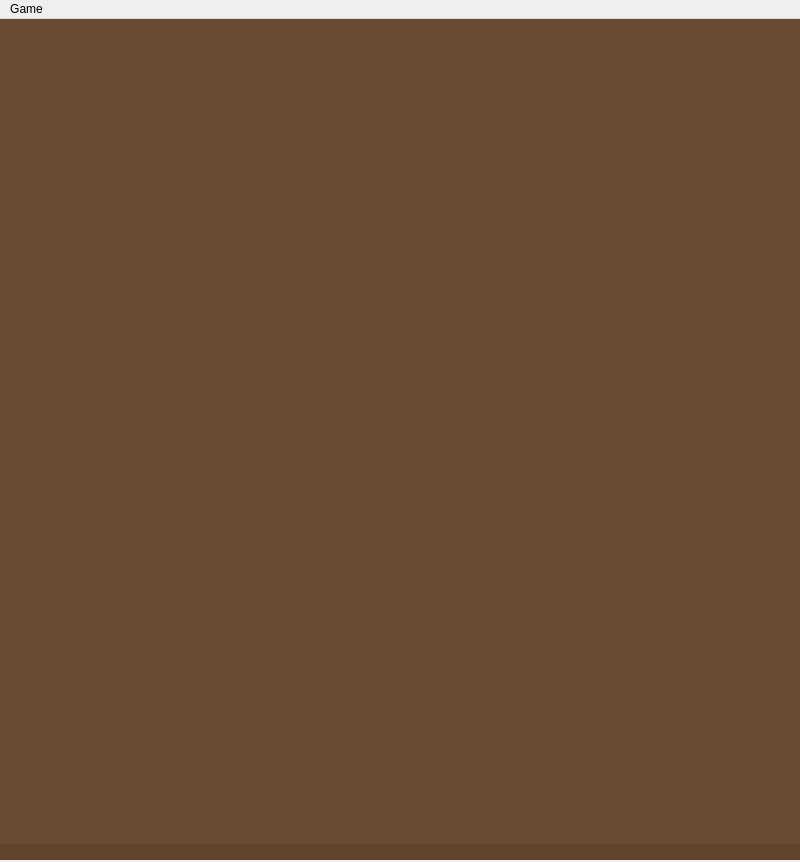
<?xml version="1.0" encoding="UTF-8"?>
<ui version="4.0">
 <class>MainWindow</class>
 <widget class="QMainWindow" name="MainWindow">
  <property name="geometry">
   <rect>
    <x>0</x>
    <y>0</y>
    <width>800</width>
    <height>862</height>
   </rect>
  </property>
  <property name="windowTitle">
   <string>MainWindow</string>
  </property>
  <widget class="QWidget" name="centralwidget">
   <property name="maximumSize">
    <size>
     <width>800</width>
     <height>841</height>
    </size>
   </property>
   <property name="styleSheet">
    <string notr="true">#centralwidget {background-color: rgb(105, 75, 51)}</string>
   </property>
   <layout class="QVBoxLayout" name="verticalLayout">
    <property name="spacing">
     <number>0</number>
    </property>
    <property name="leftMargin">
     <number>0</number>
    </property>
    <property name="topMargin">
     <number>0</number>
    </property>
    <property name="rightMargin">
     <number>0</number>
    </property>
    <property name="bottomMargin">
     <number>0</number>
    </property>
    <item>
     <layout class="QVBoxLayout" name="centerLayout">
      <property name="spacing">
       <number>0</number>
      </property>
     </layout>
    </item>
    <item>
     <spacer name="verticalSpacer">
      <property name="orientation">
       <enum>Qt::Vertical</enum>
      </property>
      <property name="sizeHint" stdset="0">
       <size>
        <width>20</width>
        <height>798</height>
       </size>
      </property>
     </spacer>
    </item>
    <item>
     <layout class="QHBoxLayout" name="horizontalLayout_bottom">
      <property name="spacing">
       <number>0</number>
      </property>
      <item>
       <layout class="QHBoxLayout" name="horizontalLayout_white_eaten">
        <property name="spacing">
         <number>0</number>
        </property>
       </layout>
      </item>
      <item>
       <spacer name="horizontalSpacer">
        <property name="orientation">
         <enum>Qt::Horizontal</enum>
        </property>
        <property name="sizeHint" stdset="0">
         <size>
          <width>40</width>
          <height>20</height>
         </size>
        </property>
       </spacer>
      </item>
      <item>
       <layout class="QHBoxLayout" name="horizontalLayout_black_eaten">
        <property name="spacing">
         <number>0</number>
        </property>
       </layout>
      </item>
     </layout>
    </item>
    <item>
     <widget class="QWidget" name="statusBar" native="true">
      <property name="minimumSize">
       <size>
        <width>0</width>
        <height>16</height>
       </size>
      </property>
      <property name="maximumSize">
       <size>
        <width>16777215</width>
        <height>16</height>
       </size>
      </property>
      <property name="styleSheet">
       <string notr="true">background-color: rgb(96, 67, 44);
font-size: 12px;</string>
      </property>
      <layout class="QHBoxLayout" name="horizontalLayout_status">
       <property name="spacing">
        <number>0</number>
       </property>
       <property name="leftMargin">
        <number>0</number>
       </property>
       <property name="topMargin">
        <number>0</number>
       </property>
       <property name="rightMargin">
        <number>0</number>
       </property>
       <property name="bottomMargin">
        <number>0</number>
       </property>
       <item>
        <widget class="QLabel" name="label_info">
         <property name="styleSheet">
          <string notr="true">color: rgb(255, 255, 255);</string>
         </property>
         <property name="text">
          <string/>
         </property>
        </widget>
       </item>
       <item>
        <widget class="QLabel" name="label_latency">
         <property name="sizePolicy">
          <sizepolicy hsizetype="Expanding" vsizetype="Preferred">
           <horstretch>0</horstretch>
           <verstretch>0</verstretch>
          </sizepolicy>
         </property>
         <property name="styleSheet">
          <string notr="true"/>
         </property>
         <property name="text">
          <string/>
         </property>
        </widget>
       </item>
      </layout>
     </widget>
    </item>
   </layout>
  </widget>
  <widget class="QMenuBar" name="menubar">
   <property name="geometry">
    <rect>
     <x>0</x>
     <y>0</y>
     <width>800</width>
     <height>21</height>
    </rect>
   </property>
   <widget class="QMenu" name="menuGame">
    <property name="title">
     <string>Game</string>
    </property>
    <addaction name="actionFilp_Board"/>
   </widget>
   <addaction name="menuGame"/>
  </widget>
  <action name="actionFilp_Board">
   <property name="text">
    <string>Filp Board</string>
   </property>
   <property name="shortcut">
    <string>Ctrl+F</string>
   </property>
   <property name="menuRole">
    <enum>QAction::NoRole</enum>
   </property>
  </action>
 </widget>
 <resources/>
 <connections/>
</ui>
